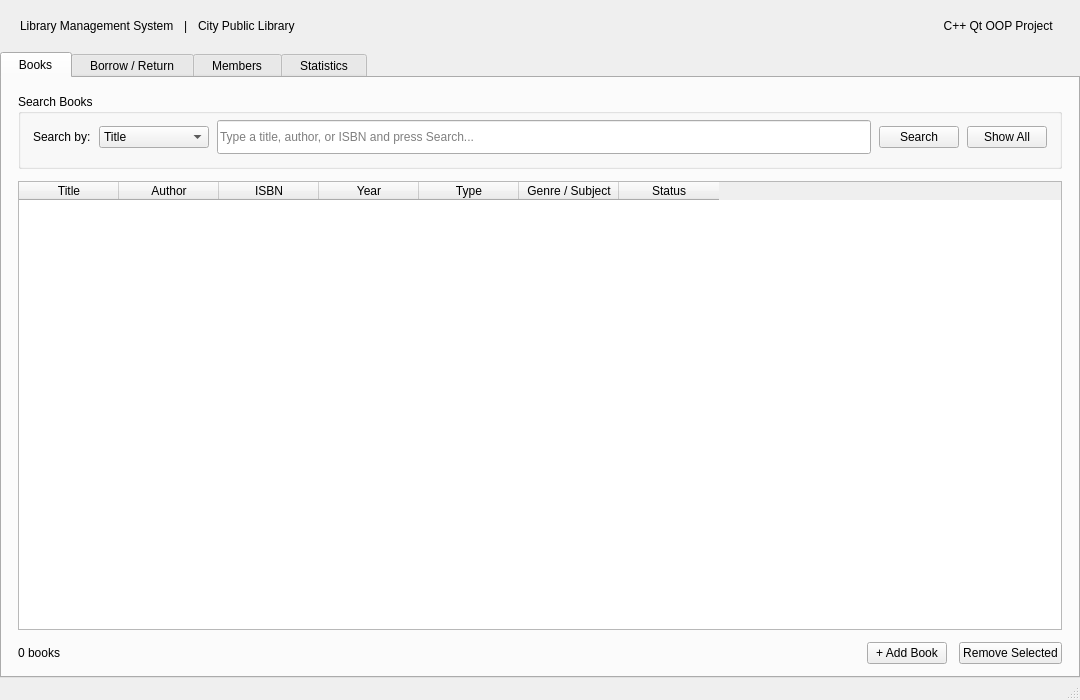
<?xml version="1.0" encoding="UTF-8"?>
<ui version="4.0">
 <class>MainWindow</class>
 <widget class="QMainWindow" name="MainWindow">

  <property name="geometry">
   <rect><x>0</x><y>0</y><width>1080</width><height>700</height></rect>
  </property>
  <property name="minimumSize">
   <size><width>920</width><height>620</height></size>
  </property>
  <property name="windowTitle">
   <string>Library Management System</string>
  </property>

  <!-- ═══════════════════════════════════════════════════════════
       CENTRAL WIDGET — VBoxLayout: [header strip] [tab widget]
       ═══════════════════════════════════════════════════════════ -->
  <widget class="QWidget" name="centralwidget">
   <layout class="QVBoxLayout" name="mainLayout">
    <property name="spacing"><number>0</number></property>
    <property name="leftMargin"><number>0</number></property>
    <property name="topMargin"><number>0</number></property>
    <property name="rightMargin"><number>0</number></property>
    <property name="bottomMargin"><number>0</number></property>

    <!-- ─────────────────────────────────────────────────────────
         HEADER STRIP  (dark navy bar above the tabs)
         ───────────────────────────────────────────────────────── -->
    <item>
     <widget class="QWidget" name="appHeader">
      <property name="minimumSize">
       <size><width>0</width><height>52</height></size>
      </property>
      <property name="maximumSize">
       <size><width>16777215</width><height>52</height></size>
      </property>
      <layout class="QHBoxLayout" name="headerLayout">
       <property name="leftMargin"><number>20</number></property>
       <property name="topMargin"><number>0</number></property>
       <property name="rightMargin"><number>20</number></property>
       <property name="bottomMargin"><number>0</number></property>
       <property name="spacing"><number>10</number></property>
       <item>
        <widget class="QLabel" name="appTitle">
         <property name="text"><string>Library Management System</string></property>
        </widget>
       </item>
       <item>
        <widget class="QLabel" name="appDivider">
         <property name="text"><string>|</string></property>
        </widget>
       </item>
       <item>
        <widget class="QLabel" name="appSubtitle">
         <property name="text"><string>City Public Library</string></property>
        </widget>
       </item>
       <item>
        <spacer name="headerSpacer">
         <property name="orientation"><enum>Qt::Horizontal</enum></property>
         <property name="sizeHint" stdset="0">
          <size><width>40</width><height>20</height></size>
         </property>
        </spacer>
       </item>
       <item>
        <widget class="QLabel" name="headerBadge">
         <property name="text"><string>  C++ Qt OOP Project  </string></property>
        </widget>
       </item>
      </layout>
     </widget>
    </item>

    <!-- ─────────────────────────────────────────────────────────
         TAB WIDGET  (fills all remaining height)
         ───────────────────────────────────────────────────────── -->
    <item>
     <widget class="QTabWidget" name="tabs">

      <!-- ═══════════════════════════════════════════════════════
           TAB 1 — BOOKS
           ═══════════════════════════════════════════════════════ -->
      <widget class="QWidget" name="booksTab">
       <attribute name="title"><string>  Books  </string></attribute>
       <layout class="QVBoxLayout" name="booksLayout">
        <property name="spacing"><number>12</number></property>
        <property name="leftMargin"><number>16</number></property>
        <property name="topMargin"><number>16</number></property>
        <property name="rightMargin"><number>16</number></property>
        <property name="bottomMargin"><number>12</number></property>

        <!-- Search group -->
        <item>
         <widget class="QGroupBox" name="searchGroup">
          <property name="title"><string>Search Books</string></property>
          <layout class="QHBoxLayout" name="searchLayout">
           <property name="leftMargin"><number>12</number></property>
           <property name="topMargin"><number>6</number></property>
           <property name="rightMargin"><number>12</number></property>
           <property name="bottomMargin"><number>12</number></property>
           <property name="spacing"><number>8</number></property>
           <item>
            <widget class="QLabel" name="searchLabel">
             <property name="text"><string>Search by:</string></property>
            </widget>
           </item>
           <item>
            <widget class="QComboBox" name="searchType">
             <property name="minimumSize">
              <size><width>110</width><height>0</height></size>
             </property>
             <property name="maximumSize">
              <size><width>110</width><height>16777215</height></size>
             </property>
             <item><property name="text"><string>Title</string></property></item>
             <item><property name="text"><string>Author</string></property></item>
             <item><property name="text"><string>ISBN</string></property></item>
            </widget>
           </item>
           <item>
            <widget class="QLineEdit" name="searchBox">
             <property name="minimumSize">
              <size><width>0</width><height>34</height></size>
             </property>
             <property name="placeholderText">
              <string>Type a title, author, or ISBN and press Search...</string>
             </property>
            </widget>
           </item>
           <item>
            <widget class="QPushButton" name="searchBtn">
             <property name="text"><string>Search</string></property>
            </widget>
           </item>
           <item>
            <widget class="QPushButton" name="showAllBtn">
             <property name="text"><string>Show All</string></property>
            </widget>
           </item>
          </layout>
         </widget>
        </item>

        <!-- Books table (7 columns) -->
        <item>
         <widget class="QTableWidget" name="booksTable">
          <property name="selectionBehavior">
           <enum>QAbstractItemView::SelectRows</enum>
          </property>
          <property name="editTriggers">
           <set>QAbstractItemView::NoEditTriggers</set>
          </property>
          <property name="alternatingRowColors"><bool>true</bool></property>
          <property name="showGrid"><bool>false</bool></property>
          <property name="columnCount"><number>7</number></property>
          <attribute name="verticalHeaderVisible"><bool>false</bool></attribute>
          <attribute name="horizontalHeaderStretchLastSection"><bool>false</bool></attribute>
          <column><property name="text"><string>Title</string></property></column>
          <column><property name="text"><string>Author</string></property></column>
          <column><property name="text"><string>ISBN</string></property></column>
          <column><property name="text"><string>Year</string></property></column>
          <column><property name="text"><string>Type</string></property></column>
          <column><property name="text"><string>Genre / Subject</string></property></column>
          <column><property name="text"><string>Status</string></property></column>
         </widget>
        </item>

        <!-- Bottom bar: count label + buttons -->
        <item>
         <layout class="QHBoxLayout" name="booksBottomBar">
          <item>
           <widget class="QLabel" name="bookCountLabel">
            <property name="text"><string>0 books</string></property>
           </widget>
          </item>
          <item>
           <spacer name="booksBottomSpacer">
            <property name="orientation"><enum>Qt::Horizontal</enum></property>
            <property name="sizeHint" stdset="0">
             <size><width>40</width><height>20</height></size>
            </property>
           </spacer>
          </item>
          <item>
           <widget class="QPushButton" name="addBookBtn">
            <property name="text"><string>+ Add Book</string></property>
           </widget>
          </item>
          <item>
           <widget class="QPushButton" name="removeBookBtn">
            <property name="text"><string>Remove Selected</string></property>
           </widget>
          </item>
         </layout>
        </item>

       </layout>
      </widget><!-- end booksTab -->

      <!-- ═══════════════════════════════════════════════════════
           TAB 2 — BORROW / RETURN
           ═══════════════════════════════════════════════════════ -->
      <widget class="QWidget" name="borrowTab">
       <attribute name="title"><string>  Borrow / Return  </string></attribute>
       <layout class="QVBoxLayout" name="borrowLayout">
        <property name="spacing"><number>12</number></property>
        <property name="leftMargin"><number>16</number></property>
        <property name="topMargin"><number>16</number></property>
        <property name="rightMargin"><number>16</number></property>
        <property name="bottomMargin"><number>12</number></property>

        <!-- User selection group -->
        <item>
         <widget class="QGroupBox" name="userGroup">
          <property name="title"><string>Active Library Member</string></property>
          <layout class="QHBoxLayout" name="userGroupLayout">
           <property name="leftMargin"><number>12</number></property>
           <property name="topMargin"><number>6</number></property>
           <property name="rightMargin"><number>12</number></property>
           <property name="bottomMargin"><number>12</number></property>
           <item>
            <widget class="QLabel" name="userLabel">
             <property name="text"><string>Select member:</string></property>
            </widget>
           </item>
           <item>
            <widget class="QComboBox" name="userSelector">
             <property name="minimumSize">
              <size><width>220</width><height>32</height></size>
             </property>
            </widget>
           </item>
           <item>
            <widget class="QLabel" name="borrowInfoLabel">
             <property name="text"><string>No member selected</string></property>
            </widget>
           </item>
           <item>
            <spacer name="userGroupSpacer">
             <property name="orientation"><enum>Qt::Horizontal</enum></property>
             <property name="sizeHint" stdset="0">
              <size><width>40</width><height>20</height></size>
             </property>
            </spacer>
           </item>
          </layout>
         </widget>
        </item>

        <!-- Two panels side-by-side -->
        <item>
         <layout class="QHBoxLayout" name="borrowMiddleRow">
          <property name="spacing"><number>12</number></property>

          <!-- Left: available books -->
          <item>
           <widget class="QGroupBox" name="availGroup">
            <property name="title">
             <string>Available Books  (double-click or press Borrow)</string>
            </property>
            <layout class="QVBoxLayout" name="availLayout">
             <property name="leftMargin"><number>10</number></property>
             <property name="topMargin"><number>6</number></property>
             <property name="rightMargin"><number>10</number></property>
             <property name="bottomMargin"><number>10</number></property>
             <item>
              <widget class="QTableWidget" name="availableTable">
               <property name="selectionBehavior">
                <enum>QAbstractItemView::SelectRows</enum>
               </property>
               <property name="editTriggers">
                <set>QAbstractItemView::NoEditTriggers</set>
               </property>
               <property name="alternatingRowColors"><bool>true</bool></property>
               <property name="showGrid"><bool>false</bool></property>
               <property name="columnCount"><number>5</number></property>
               <attribute name="verticalHeaderVisible"><bool>false</bool></attribute>
               <column><property name="text"><string>Title</string></property></column>
               <column><property name="text"><string>Author</string></property></column>
               <column><property name="text"><string>ISBN</string></property></column>
               <column><property name="text"><string>Year</string></property></column>
               <column><property name="text"><string>Type</string></property></column>
              </widget>
             </item>
             <item>
              <widget class="QPushButton" name="borrowBtn">
               <property name="text"><string>Borrow Selected Book</string></property>
              </widget>
             </item>
            </layout>
           </widget>
          </item>

          <!-- Right: borrowed books -->
          <item>
           <widget class="QGroupBox" name="borrowedGroup">
            <property name="title">
             <string>My Borrowed Books  (double-click or press Return)</string>
            </property>
            <layout class="QVBoxLayout" name="borrowedLayout">
             <property name="leftMargin"><number>10</number></property>
             <property name="topMargin"><number>6</number></property>
             <property name="rightMargin"><number>10</number></property>
             <property name="bottomMargin"><number>10</number></property>
             <item>
              <widget class="QTableWidget" name="borrowedTable">
               <property name="selectionBehavior">
                <enum>QAbstractItemView::SelectRows</enum>
               </property>
               <property name="editTriggers">
                <set>QAbstractItemView::NoEditTriggers</set>
               </property>
               <property name="alternatingRowColors"><bool>true</bool></property>
               <property name="showGrid"><bool>false</bool></property>
               <property name="columnCount"><number>4</number></property>
               <attribute name="verticalHeaderVisible"><bool>false</bool></attribute>
               <column><property name="text"><string>Title</string></property></column>
               <column><property name="text"><string>Author</string></property></column>
               <column><property name="text"><string>ISBN</string></property></column>
               <column><property name="text"><string>Year</string></property></column>
              </widget>
             </item>
             <item>
              <widget class="QPushButton" name="returnBtn">
               <property name="text"><string>Return Selected Book</string></property>
              </widget>
             </item>
            </layout>
           </widget>
          </item>

         </layout>
        </item>

       </layout>
      </widget><!-- end borrowTab -->

      <!-- ═══════════════════════════════════════════════════════
           TAB 3 — MEMBERS
           ═══════════════════════════════════════════════════════ -->
      <widget class="QWidget" name="membersTab">
       <attribute name="title"><string>  Members  </string></attribute>
       <layout class="QVBoxLayout" name="membersLayout">
        <property name="spacing"><number>12</number></property>
        <property name="leftMargin"><number>16</number></property>
        <property name="topMargin"><number>16</number></property>
        <property name="rightMargin"><number>16</number></property>
        <property name="bottomMargin"><number>12</number></property>
        <item>
         <widget class="QLabel" name="sectionInfoLabel">
          <property name="text"><string>All registered library members:</string></property>
         </widget>
        </item>
        <item>
         <widget class="QTableWidget" name="usersTable">
          <property name="selectionBehavior">
           <enum>QAbstractItemView::SelectRows</enum>
          </property>
          <property name="editTriggers">
           <set>QAbstractItemView::NoEditTriggers</set>
          </property>
          <property name="alternatingRowColors"><bool>true</bool></property>
          <property name="showGrid"><bool>false</bool></property>
          <property name="columnCount"><number>5</number></property>
          <attribute name="verticalHeaderVisible"><bool>false</bool></attribute>
          <column><property name="text"><string>User ID</string></property></column>
          <column><property name="text"><string>Name</string></property></column>
          <column><property name="text"><string>Role</string></property></column>
          <column><property name="text"><string>Books Borrowed</string></property></column>
          <column><property name="text"><string>Borrow Limit</string></property></column>
         </widget>
        </item>
        <item>
         <layout class="QHBoxLayout" name="membersBottomBar">
          <item>
           <spacer name="membersSpacer">
            <property name="orientation"><enum>Qt::Horizontal</enum></property>
            <property name="sizeHint" stdset="0">
             <size><width>40</width><height>20</height></size>
            </property>
           </spacer>
          </item>
          <item>
           <widget class="QPushButton" name="addUserBtn">
            <property name="text"><string>+ Add Member</string></property>
           </widget>
          </item>
          <item>
           <widget class="QPushButton" name="removeUserBtn">
            <property name="text"><string>Remove Selected</string></property>
           </widget>
          </item>
         </layout>
        </item>
       </layout>
      </widget><!-- end membersTab -->

      <!-- ═══════════════════════════════════════════════════════
           TAB 4 — STATISTICS
           ═══════════════════════════════════════════════════════ -->
      <widget class="QWidget" name="statsTab">
       <attribute name="title"><string>  Statistics  </string></attribute>
       <layout class="QVBoxLayout" name="statsLayout">
        <property name="spacing"><number>16</number></property>
        <property name="leftMargin"><number>20</number></property>
        <property name="topMargin"><number>18</number></property>
        <property name="rightMargin"><number>20</number></property>
        <property name="bottomMargin"><number>20</number></property>

        <!-- Heading -->
        <item>
         <widget class="QLabel" name="dashHeading">
          <property name="text"><string>Library Dashboard</string></property>
         </widget>
        </item>

        <!-- 2×2 grid of stat cards -->
        <item>
         <layout class="QGridLayout" name="statsGrid">
          <property name="spacing"><number>12</number></property>

          <!-- Card 1 — Total Books -->
          <item row="0" column="0">
           <widget class="QFrame" name="statBooksCard">
            <property name="frameShape"><enum>QFrame::StyledPanel</enum></property>
            <property name="frameShadow"><enum>QFrame::Raised</enum></property>
            <layout class="QVBoxLayout" name="statBooksCardLayout">
             <property name="spacing"><number>4</number></property>
             <property name="leftMargin"><number>20</number></property>
             <property name="topMargin"><number>16</number></property>
             <property name="rightMargin"><number>20</number></property>
             <property name="bottomMargin"><number>16</number></property>
             <item>
              <widget class="QLabel" name="statBooks">
               <property name="text"><string>—</string></property>
              </widget>
             </item>
             <item>
              <widget class="QLabel" name="statBooksDesc">
               <property name="text"><string>Total Books in Catalogue</string></property>
              </widget>
             </item>
            </layout>
           </widget>
          </item>

          <!-- Card 2 — Available -->
          <item row="0" column="1">
           <widget class="QFrame" name="statAvailableCard">
            <property name="frameShape"><enum>QFrame::StyledPanel</enum></property>
            <property name="frameShadow"><enum>QFrame::Raised</enum></property>
            <layout class="QVBoxLayout" name="statAvailableCardLayout">
             <property name="spacing"><number>4</number></property>
             <property name="leftMargin"><number>20</number></property>
             <property name="topMargin"><number>16</number></property>
             <property name="rightMargin"><number>20</number></property>
             <property name="bottomMargin"><number>16</number></property>
             <item>
              <widget class="QLabel" name="statAvailable">
               <property name="text"><string>—</string></property>
              </widget>
             </item>
             <item>
              <widget class="QLabel" name="statAvailableDesc">
               <property name="text"><string>Books Available to Borrow</string></property>
              </widget>
             </item>
            </layout>
           </widget>
          </item>

          <!-- Card 3 — Members -->
          <item row="1" column="0">
           <widget class="QFrame" name="statUsersCard">
            <property name="frameShape"><enum>QFrame::StyledPanel</enum></property>
            <property name="frameShadow"><enum>QFrame::Raised</enum></property>
            <layout class="QVBoxLayout" name="statUsersCardLayout">
             <property name="spacing"><number>4</number></property>
             <property name="leftMargin"><number>20</number></property>
             <property name="topMargin"><number>16</number></property>
             <property name="rightMargin"><number>20</number></property>
             <property name="bottomMargin"><number>16</number></property>
             <item>
              <widget class="QLabel" name="statUsers">
               <property name="text"><string>—</string></property>
              </widget>
             </item>
             <item>
              <widget class="QLabel" name="statUsersDesc">
               <property name="text"><string>Registered Members</string></property>
              </widget>
             </item>
            </layout>
           </widget>
          </item>

          <!-- Card 4 — Total Borrows -->
          <item row="1" column="1">
           <widget class="QFrame" name="statBorrowsCard">
            <property name="frameShape"><enum>QFrame::StyledPanel</enum></property>
            <property name="frameShadow"><enum>QFrame::Raised</enum></property>
            <layout class="QVBoxLayout" name="statBorrowsCardLayout">
             <property name="spacing"><number>4</number></property>
             <property name="leftMargin"><number>20</number></property>
             <property name="topMargin"><number>16</number></property>
             <property name="rightMargin"><number>20</number></property>
             <property name="bottomMargin"><number>16</number></property>
             <item>
              <widget class="QLabel" name="statBorrows">
               <property name="text"><string>—</string></property>
              </widget>
             </item>
             <item>
              <widget class="QLabel" name="statBorrowsDesc">
               <property name="text"><string>Total Borrows All-Time</string></property>
              </widget>
             </item>
            </layout>
           </widget>
          </item>

         </layout>
        </item><!-- end stats grid -->

        <!-- OOP Concept group box -->
        <item>
         <widget class="QGroupBox" name="conceptBox">
          <property name="title"><string>OOP Concept: Static Member Variable</string></property>
          <layout class="QVBoxLayout" name="conceptLayout">
           <property name="leftMargin"><number>14</number></property>
           <property name="topMargin"><number>8</number></property>
           <property name="rightMargin"><number>14</number></property>
           <property name="bottomMargin"><number>14</number></property>
           <property name="spacing"><number>8</number></property>
           <item>
            <layout class="QHBoxLayout" name="staticRow">
             <item>
              <widget class="QLabel" name="conceptLabel">
               <property name="text">
                <string>Book objects in memory right now  (Book::bookCount):</string>
               </property>
              </widget>
             </item>
             <item>
              <widget class="QLabel" name="statBookObjects">
               <property name="text"><string>—</string></property>
              </widget>
             </item>
             <item>
              <spacer name="conceptSpacer">
               <property name="orientation"><enum>Qt::Horizontal</enum></property>
               <property name="sizeHint" stdset="0">
                <size><width>40</width><height>20</height></size>
               </property>
              </spacer>
             </item>
            </layout>
           </item>
           <item>
            <widget class="QLabel" name="conceptExplanation">
             <property name="text">
              <string>A static member belongs to the class itself, not to any single object.
Book::bookCount increments in the Book constructor and decrements in the destructor.
You can read it without creating a Book instance:   Book::getBookCount()</string>
             </property>
             <property name="wordWrap"><bool>true</bool></property>
            </widget>
           </item>
          </layout>
         </widget>
        </item>

        <!-- Push everything up -->
        <item>
         <spacer name="statsBottomSpacer">
          <property name="orientation"><enum>Qt::Vertical</enum></property>
          <property name="sizeHint" stdset="0">
           <size><width>20</width><height>40</height></size>
          </property>
         </spacer>
        </item>

       </layout>
      </widget><!-- end statsTab -->

     </widget><!-- end QTabWidget -->
    </item>

   </layout>
  </widget><!-- end centralwidget -->

  <!-- Menu bar and status bar (populated in C++) -->
  <widget class="QMenuBar" name="menubar">
   <property name="geometry">
    <rect><x>0</x><y>0</y><width>1080</width><height>22</height></rect>
   </property>
  </widget>
  <widget class="QStatusBar" name="statusbar"/>

 </widget>
 <resources/>
 <connections/>
</ui>
